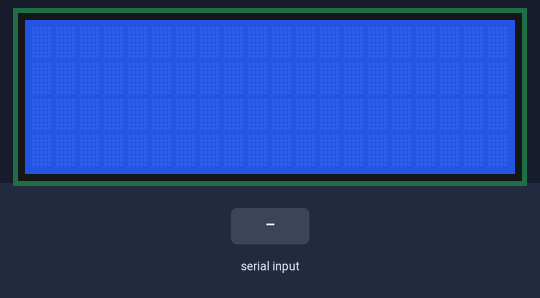
Bench run of a sketch on a simulated Arduino Uno, built with avr-gcc and run on an emulated ATmega328P. Shown: 20×4 character LCD. The inputs (shaded band) are chosen by the test bench. What the sketch prints to the serial monitor is not drawn.

Above: at 1.2 s.
1.3 s: "N90\n" received over Serial
At 1.8 s:
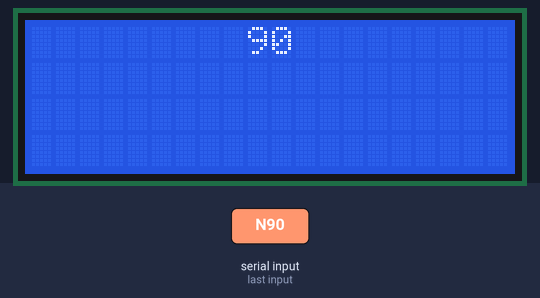
2.8 s: "N,45\n" received over Serial
At 4.2 s:
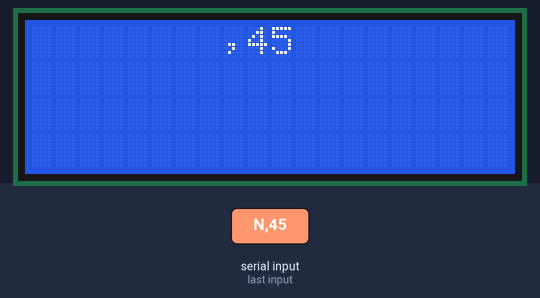
Timing chart, 0 to 5.8 s (numbered marks = the images above; inputs shaded):
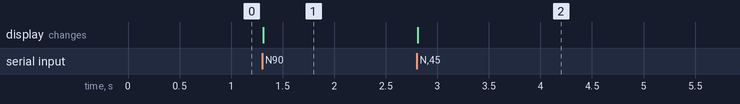

The sketch:

companion_lcd.ino
```cpp
// Companion LCD firmware for HD44780 character LCDs over I2C (PCF8574 backpack).
// Protocol: 115200 8N1, newline-terminated Ultimate ButtonBox companion frames.

#include <Wire.h>
#include <LiquidCrystal_I2C.h>

#define LCD_ADDR 0x27
#define LCD_COLS 20
#define LCD_ROWS 4

#define LINE_BUF_SIZE 120

LiquidCrystal_I2C lcd(LCD_ADDR, LCD_COLS, LCD_ROWS);

char lineBuf[LINE_BUF_SIZE];
uint8_t lineLen = 0;
bool lineOverflow = false;
char rowBuf[LCD_ROWS][LCD_COLS + 1];

bool isPrintableAscii(char c) {
  return c >= 0x20 && c < 0x7f;
}

void resetRowBuffer(uint8_t row) {
  for (uint8_t col = 0; col < LCD_COLS; col++) {
    rowBuf[row][col] = ' ';
  }
  rowBuf[row][LCD_COLS] = '\0';
}

void resetAllRows() {
  for (uint8_t row = 0; row < LCD_ROWS; row++) {
    resetRowBuffer(row);
  }
}

void printRow(uint8_t row) {
  lcd.setCursor(0, row);
  lcd.print(rowBuf[row]);
}

void printAllRows() {
  for (uint8_t row = 0; row < LCD_ROWS; row++) {
    printRow(row);
  }
}

void clearDisplay() {
  resetAllRows();
  lcd.clear();
}

void printCapabilities() {
  Serial.println(F("K:screen=lcd"));
  Serial.println(F("KEND"));
}

void writeTextRow(uint8_t row, const char *text) {
  resetRowBuffer(row);

  for (uint8_t col = 0; col < LCD_COLS && text[col]; col++) {
    rowBuf[row][col] = isPrintableAscii(text[col]) ? text[col] : ' ';
  }

  printRow(row);
}

void showCenteredTop(const char *text) {
  resetAllRows();

  uint8_t len = 0;
  while (text[len] && len < LCD_COLS) {
    len++;
  }

  uint8_t startCol = (LCD_COLS - len) / 2;
  for (uint8_t i = 0; i < len; i++) {
    rowBuf[0][startCol + i] = isPrintableAscii(text[i]) ? text[i] : ' ';
  }

  printAllRows();
}

bool parseRowNumber(const char *start, char **endPtr, uint8_t &row) {
  if (!start[0] || start[0] < '0' || start[0] > '9') return false;

  uint16_t value = 0;
  uint8_t i = 0;
  while (start[i] >= '0' && start[i] <= '9') {
    value = (value * 10) + (start[i] - '0');
    if (value >= LCD_ROWS) return false;
    i++;
  }

  row = (uint8_t)value;
  *endPtr = (char *)(start + i);
  return true;
}

void handleTextCommand(char *line) {
  char *pos = nullptr;
  uint8_t row = 0;
  if (!parseRowNumber(line + 1, &pos, row)) return;
  if (*pos != ':') return;

  writeTextRow(row, pos + 1);
}

void processLine(char *line) {
  if (!line[0]) return;

  switch (line[0]) {
    case 'T':
      handleTextCommand(line);
      break;
    case 'N':
      showCenteredTop(line + 1);
      break;
    case 'C':
      clearDisplay();
      break;
    case '?':
      printCapabilities();
      break;
    default:
      break;
  }
}

void readSerial() {
  while (Serial.available() > 0) {
    char c = (char)Serial.read();

    if (c == '\r') continue;

    if (c == '\n') {
      if (!lineOverflow) {
        lineBuf[lineLen] = '\0';
        processLine(lineBuf);
      }
      lineLen = 0;
      lineOverflow = false;
      continue;
    }

    if (lineOverflow) continue;

    if (lineLen < LINE_BUF_SIZE - 1) {
      lineBuf[lineLen++] = c;
    } else {
      lineLen = 0;
      lineOverflow = true;
    }
  }
}

void setup() {
  Serial.begin(115200);

  lcd.init();
  lcd.backlight();
  clearDisplay();

  Serial.println(F("K:screen=lcd"));
}

void loop() {
  readSerial();
}
```

Measured:
- after the input at 1.3 s, the display: changes at once (image 1)
- after the input at 2.8 s, the display: changes at once (image 2)
